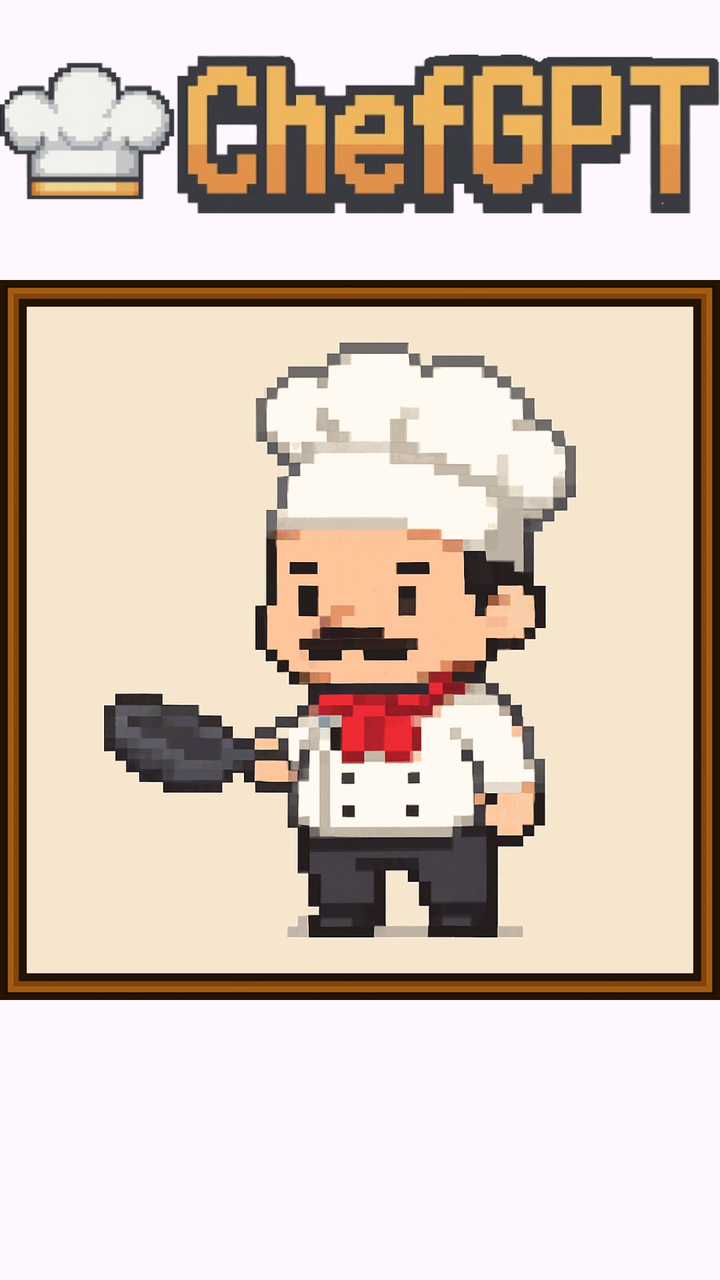
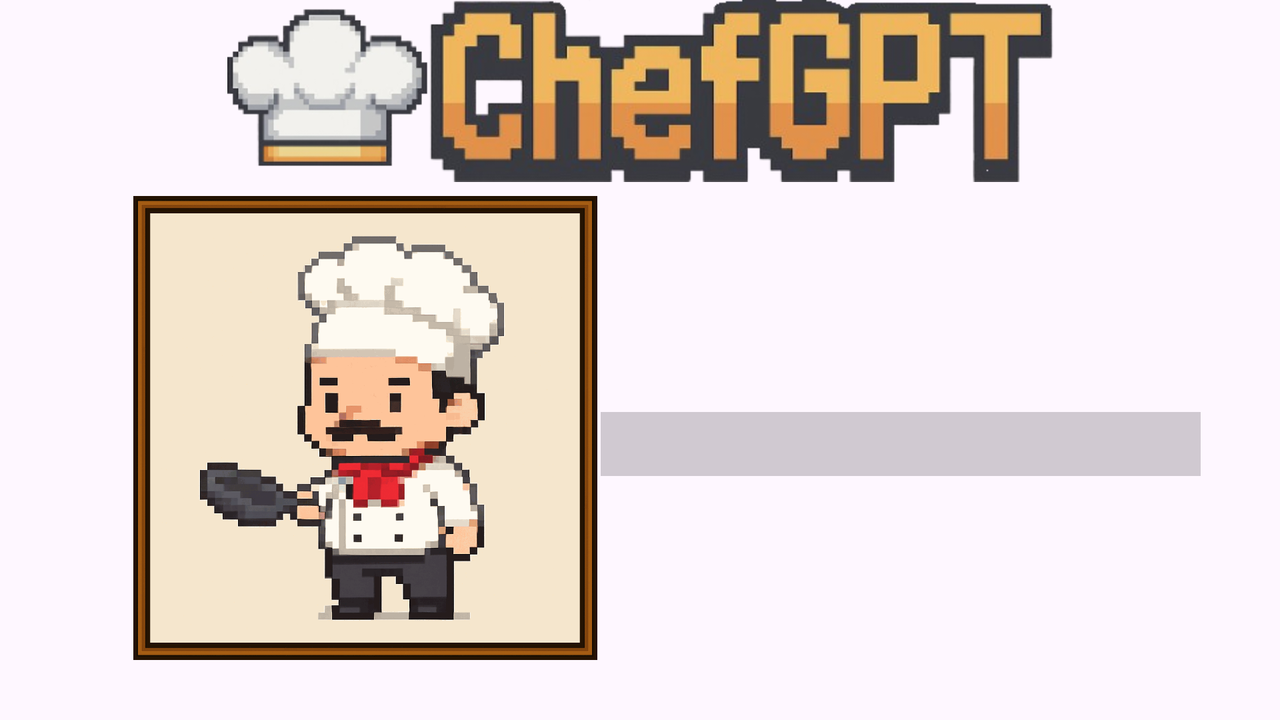

First picture: res/layout/ on a phone held upright. Second picture: the repository's own variant of that layout, on a device whose configuration matches the variant's folder. Source for both follows.
<!-- AndroidManifest.xml: application theme Theme.ChefGPT -->
<!-- res/layout/activity_recipeloading.xml -->
<?xml version="1.0" encoding="utf-8"?>
<androidx.constraintlayout.widget.ConstraintLayout xmlns:android="http://schemas.android.com/apk/res/android"
    xmlns:app="http://schemas.android.com/apk/res-auto"
    xmlns:tools="http://schemas.android.com/tools"
    android:layout_width="match_parent"
    android:layout_height="match_parent">

    <ImageView
        android:id="@+id/logoname"
        android:layout_width="wrap_content"
        android:layout_height="wrap_content"
        app:layout_constraintBaseline_toBottomOf="@id/loadingGif"
        app:layout_constraintEnd_toEndOf="parent"
        app:srcCompat="@drawable/name" />

    <ImageView
        android:id="@+id/loadingGif"
        android:layout_width="wrap_content"
        android:layout_height="wrap_content"
        app:layout_constraintBottom_toBottomOf="parent"
        app:layout_constraintEnd_toEndOf="parent"
        app:layout_constraintHorizontal_bias="0.0"
        app:layout_constraintStart_toStartOf="parent"
        app:layout_constraintTop_toTopOf="parent"
        app:layout_constraintVertical_bias="0.0"
        app:srcCompat="@drawable/performing_inference" />
</androidx.constraintlayout.widget.ConstraintLayout>
<!-- resources referenced by this layout -->
<resources>
  <!-- drawable name: png bitmap (drawable, 80140 bytes) -->
  <!-- drawable performing_inference: gif bitmap (drawable, 309204 bytes) -->
  <style name="Theme.ChefGPT" parent="Base.Theme.ChefGPT" />
  <style name="Base.Theme.ChefGPT" parent="Theme.Material3.DayNight.NoActionBar">
          
          
      </style>
</resources>
<!-- res/layout-land/activity_recipeloading.xml (the repository's variant of the layout above) -->
<!-- drawn on the phone turned sideways -->
<?xml version="1.0" encoding="utf-8"?>
<androidx.constraintlayout.widget.ConstraintLayout xmlns:android="http://schemas.android.com/apk/res/android"
    xmlns:app="http://schemas.android.com/apk/res-auto"
    xmlns:tools="http://schemas.android.com/tools"
    android:layout_width="match_parent"
    android:layout_height="match_parent">

    <ImageView
        android:id="@+id/logoname"
        android:layout_width="527dp"
        android:layout_height="91dp"
        app:layout_constraintBaseline_toBottomOf="@id/loadingGif"
        app:layout_constraintBottom_toBottomOf="parent"
        app:layout_constraintEnd_toEndOf="parent"
        app:layout_constraintStart_toStartOf="parent"
        app:layout_constraintTop_toTopOf="parent"
        app:layout_constraintVertical_bias="0.118"
        app:srcCompat="@drawable/name" />

    <ImageView
        android:id="@+id/loadingGif"
        android:layout_width="317dp"
        android:layout_height="232dp"
        app:layout_constraintBottom_toBottomOf="parent"
        app:layout_constraintEnd_toEndOf="parent"
        app:layout_constraintHorizontal_bias="0.074"
        app:layout_constraintStart_toStartOf="parent"
        app:layout_constraintTop_toTopOf="parent"
        app:layout_constraintVertical_bias="0.765"
        app:srcCompat="@drawable/performing_inference" />

    <ProgressBar
        android:id="@+id/progressBar"
        style="?android:attr/progressBarStyleHorizontal"
        android:layout_width="300dp"
        android:layout_height="40dp"
        android:layout_marginBottom="88dp"
        android:indeterminate="false"
        android:max="100"
        android:progress="0"
        android:progressTint="@color/purple_500"
        android:scaleY="8"
        app:layout_constraintBottom_toBottomOf="@+id/loadingGif"
        app:layout_constraintEnd_toEndOf="parent"
        app:layout_constraintHorizontal_bias="0.883"
        app:layout_constraintStart_toStartOf="parent" />

</androidx.constraintlayout.widget.ConstraintLayout>
<!-- resources referenced by the variant -->
<!-- as the phone turned sideways resolves them -->
<resources>
  <color name="purple_500">#FF9C27B0</color>
  <!-- drawable name: png bitmap (drawable, 80140 bytes) -->
  <!-- drawable performing_inference: gif bitmap (drawable, 309204 bytes) -->
  <style name="Theme.ChefGPT" parent="Base.Theme.ChefGPT" />
  <style name="Base.Theme.ChefGPT" parent="Theme.Material3.DayNight.NoActionBar">
          
          
      </style>
</resources>
